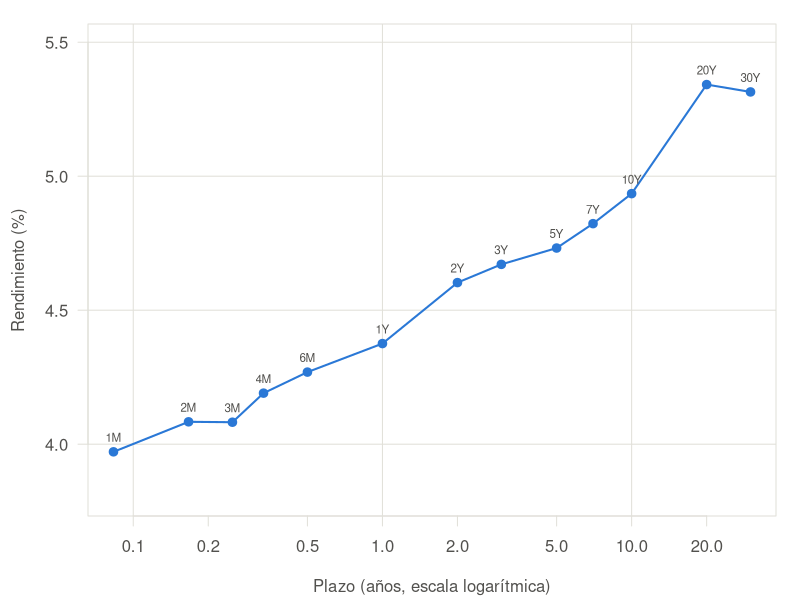
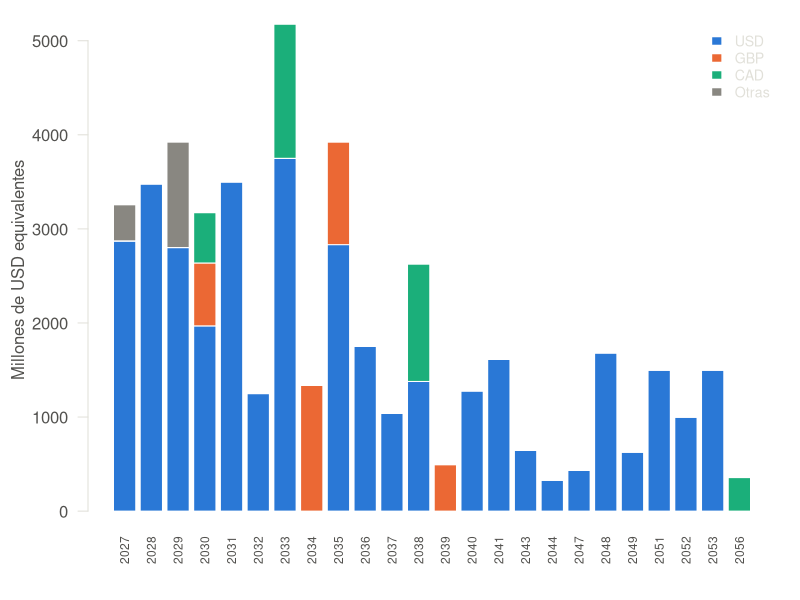
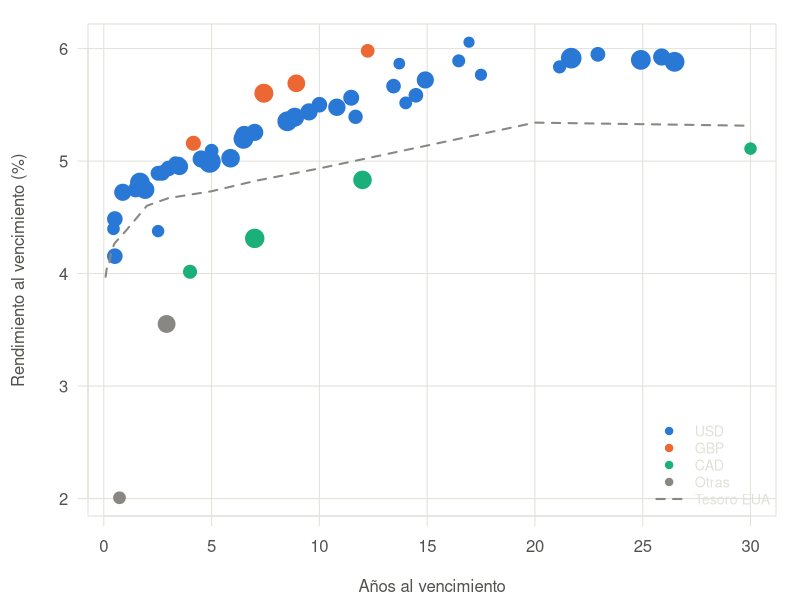
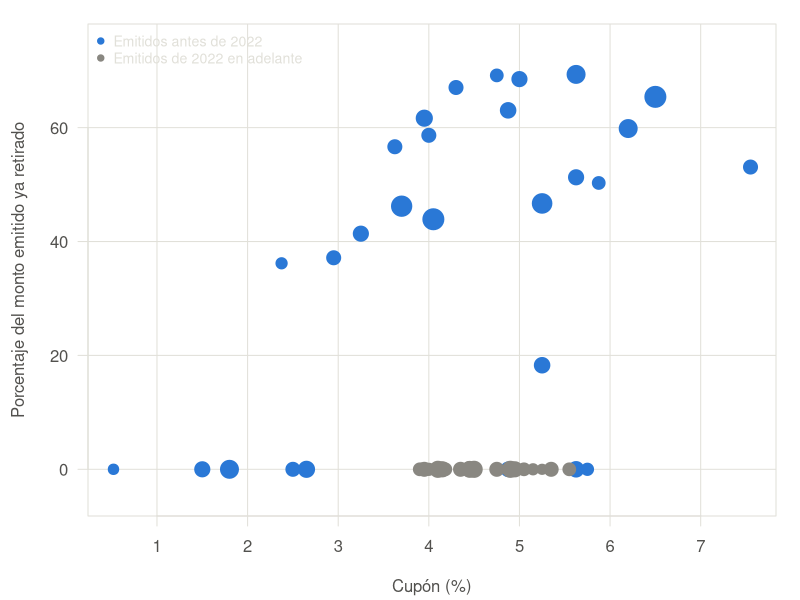
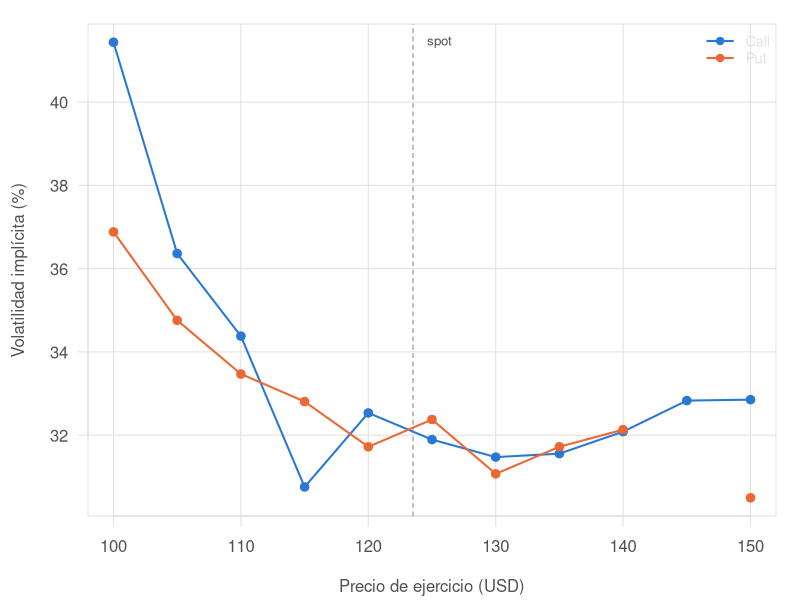
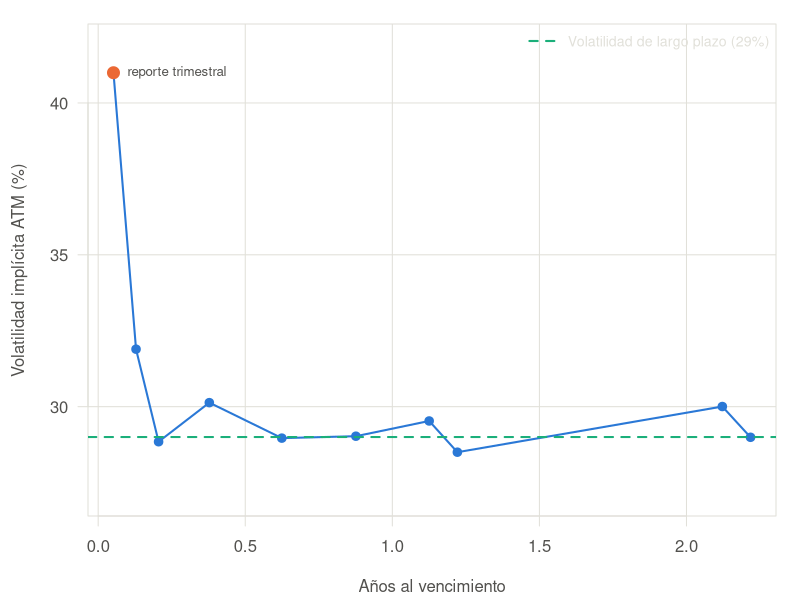
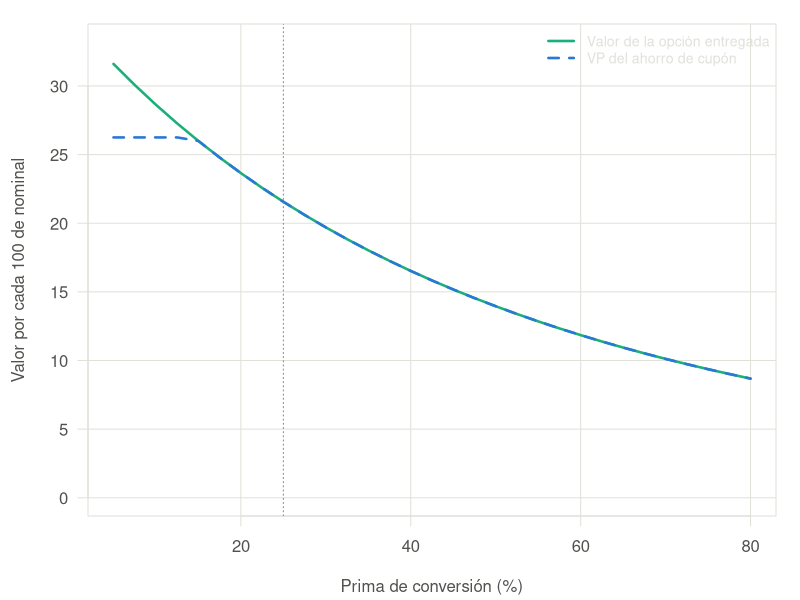

Write R code to recreate these figures, in order.
## ---- chunk 1
knitr::opts_chunk$set(echo = TRUE, warning = FALSE, message = FALSE,
                      fig.width = 9, fig.height = 5, fig.align = "center")

# Algunos entornos Linux arrancan R con locale "C", lo que rompe los acentos al
# imprimir data frames. Esto lo corrige sin afectar a Windows ni macOS.
if (!isTRUE(l10n_info()$`UTF-8`)) {
  for (lc in c("C.utf8", "en_US.UTF-8", "es_MX.UTF-8")) {
    try(Sys.setlocale("LC_ALL", lc), silent = TRUE)
    if (isTRUE(l10n_info()$`UTF-8`)) break
  }
}
# Paleta usada en todo el documento. Se define una sola vez y no se vuelve a tocar.
AZUL <- "#2a78d6"; NARANJA <- "#eb6834"; VERDE <- "#1baf7a"; GRIS <- "#898781"
REJILLA <- "#e1e0d9"; TINTA <- "#52514e"
panel <- function(...) { par(mar = c(4.2, 4.4, 1.2, 1.2), las = 1,
                            col.axis = TINTA, col.lab = TINTA, fg = REJILLA) }
pct <- function(x, d = 2) paste0(formatC(x, format = "f", digits = d), "%")
usd <- function(x, d = 0) paste0("$", formatC(x, format = "f", digits = d, big.mark = ","))
## ---- chunk 2
# ---- Parámetros de mercado (LSEG Workspace, corte 1-nov-2026) ----
S0      <- 123.51      # Cierre de WMT.O (NASDAQ) del viernes 30-oct-2026
DIV     <- 0.25        # Dividendo trimestral declarado
T_DIV   <- 40/365      # Días al ex-dividendo (11-dic-2026)
T_EXP   <- 47/365      # Días al vencimiento de opciones (18-dic-2026)
RF      <- 0.0403      # Tasa libre de riesgo a 47 días, de la curva del Tesoro
SIGMA_LP<- 0.29        # Volatilidad implícita de LEAPs (ene-2029)
Q_DIV   <- 0.0081      # Dividend yield prospectivo FY ene-2027
BETA    <- 0.54        # Beta 5 años mensual
WACC    <- 0.06425     # Costo promedio ponderado de capital

data.frame(Parametro = c("Spot WMT.O", "Dividendo trimestral", "Días a ex-dividendo",
                         "Días a vencimiento", "Tasa libre de riesgo", "Volatilidad LEAPs",
                         "Dividend yield", "Beta", "WACC"),
           Valor = c(usd(S0,2), usd(DIV,2), "40", "47", pct(RF*100), pct(SIGMA_LP*100),
                     pct(Q_DIV*100), "0.54", pct(WACC*100)))
## ---- chunk 3
data.frame(
  Bloque = c("Fundamentales", "Deuda bono por bono", "Cadena de opciones",
             "Curva del Tesoro", "Precio de la acción"),
  Aplicacion = c("Company Fundamentals", "Government and Corporate Bonds (GOVSRCH)",
                 "Option Watch (OPW)", "Government Bond Prices", "Overview / Quote"),
  Corte = c("FY2027 Q2 (31-jul-2026)", "23-oct-2026", "1-nov-2026",
            "1-nov-2026 (TRADEWEB)", "30-oct-2026"),
  Registros = c("24 trimestres", "53 emisiones + 26 papel comercial",
                "10 vencimientos", "13 plazos", "1"))
## ---- chunk 4
bonos <- data.frame(
  cpn = c(5.875,4.18213,4.1,0.52,3.95,3.9,3.7,1.5,4.15576,4,3.25,4.875,2.375,5.05,7.55,4,4.35,4.15,5.75,4.15,1.8,5.15,4.15,4.1,4.45,4.45,5.35,5.625,4.9,5.25,5.25,4.75,5.55,6.5,6.2,3.95,4.95,4.875,5.625,4.875,5,5.625,2.5,4,4.75,4.3,3.625,4.05,2.95,2.65,4.5,4.5,5.25),
  venc = c("2027-04-05","2027-04-28","2027-04-28","2027-07-16","2027-09-09","2028-04-15","2028-06-26","2028-09-22","2029-04-30","2029-04-30","2029-07-08","2029-09-21","2029-09-24","2029-10-23","2030-02-15","2030-04-15","2030-04-28","2030-10-23","2030-12-19","2031-04-30","2031-09-22","2031-10-23","2032-09-09","2033-04-15","2033-04-30","2033-10-23","2033-10-23","2034-03-27","2035-04-28","2035-09-01","2035-09-28","2036-04-30","2036-10-23","2037-08-15","2038-04-15","2038-06-28","2038-10-23","2039-01-19","2040-04-01","2040-07-08","2040-10-25","2041-04-15","2041-09-22","2043-04-11","2043-10-02","2044-04-22","2047-12-15","2048-06-29","2049-09-24","2051-09-22","2052-09-09","2053-04-15","2056-10-23"),
  emis = c("2007-04-05","2025-04-28","2025-04-28","2017-07-18","2022-09-09","2023-04-18","2018-06-27","2021-09-22","2026-04-30","2026-04-30","2019-04-23","2009-09-21","2019-09-24","2026-10-23","2000-02-15","2023-04-18","2025-04-28","2026-10-23","2000-12-19","2026-04-30","2021-09-22","2026-10-23","2022-09-09","2023-04-18","2026-04-30","2026-10-23","2026-10-23","2009-03-27","2025-04-28","2005-08-31","2004-09-29","2026-04-30","2026-10-23","2007-08-24","2008-04-15","2018-06-27","2026-10-23","2006-12-19","2010-04-01","2010-07-08","2010-10-25","2011-04-18","2021-09-22","2013-04-11","2013-10-02","2014-04-22","2017-10-20","2018-06-27","2019-09-24","2021-09-22","2022-09-09","2023-04-18","2026-10-23"),
  mon = c("USD","USD","USD","JPY","USD","USD","USD","USD","USD","USD","USD","EUR","USD","USD","USD","USD","USD","CAD","GBP","USD","USD","USD","USD","USD","USD","CAD","USD","GBP","USD","USD","GBP","USD","USD","USD","USD","USD","CAD","GBP","USD","USD","USD","USD","USD","USD","USD","USD","USD","USD","USD","USD","USD","USD","CAD"),
  vig = c(372.861,750,750,382.751,1000,750,1479.34,1250,350,650,732.761,1120.2,319.119,750,469.208,500,1000,535.408,668.601,1000,2000,500,1250,1500,1250,1427.76,1000,1337.2,1500,1332.76,1092.83,1000,750,1037.83,803.185,575.138,1249.29,494.278,609.01,276.218,393.46,613.035,1000,413.461,231.195,329.523,433.56,1682.68,628.527,1500,1000,1500,356.939),
  emitido = c(750,750,750,382.751,1000,750,2750,1250,350,650,1250,1120.2,500,750,1000,500,1000,535.408,668.601,1000,2000,500,1250,1500,1250,1427.76,1000,1337.2,1500,2500,1337.2,1000,750,3000,2000,1500,1249.29,1337.2,1250,750,1250,2000,1000,1000,750,1000,1000,3000,1000,1500,1000,1500,356.939),
  ytm = c(4.3984,4.1548,4.4854,2.0067,4.7228,4.7467,4.8098,4.746,4.3776,4.8917,4.8943,3.5519,4.9179,4.9345,4.9823,4.9776,4.9518,4.0161,5.1586,5.0186,4.9941,5.0924,5.0255,5.1974,5.231,4.313,5.2554,5.6034,5.3539,5.3905,5.6914,5.4375,5.5012,5.4786,5.5633,5.3938,4.8328,5.9805,5.6665,5.8665,5.5175,5.5851,5.7214,5.8914,6.0569,5.7676,5.8377,5.9151,5.9493,5.9,5.9254,5.8826,5.111),
  z = c(11.61,NA,17.89,54.04,31.29,16.36,18.64,5.62,NA,14.86,14.04,47.68,15.91,18,21.87,21.29,18.37,51.89,23.35,22.17,17.41,27.71,16.83,31.14,34.7,69.97,35.6,38.88,39.83,42.12,37.84,44.59,49.66,44.43,50.38,30.89,92.59,46.34,52.21,70.48,34.5,40.04,47.41,60.75,77.1,45.23,44.01,52.97,54.82,51.25,57.59,53.74,100.89),
  precio = c(100.633,100.12,99.8092,98.943,99.3448,98.8105,98.2378,94.1507,99.9959,97.9162,95.8834,103.58,93.1783,100.317,107.72,96.9185,98.0845,100.489,102.174,96.5316,86.2521,100.251,95.5925,94.0341,95.7362,100.819,100.547,100.124,96.9309,99.0143,96.941,94.9462,100.371,108.235,105.343,87.6078,101.057,90.499,99.609,90.7443,94.999,100.39,67.9794,80.2397,86.2742,83.9668,73.3246,77.3744,62.7413,57.8576,81.2486,81.5606,102.121)
  , stringsAsFactors = FALSE)
bonos$venc <- as.Date(bonos$venc); bonos$emis <- as.Date(bonos$emis)
CORTE <- as.Date("2026-10-23")
bonos$anios <- as.numeric(bonos$venc - CORTE) / 365.25
bonos$retirado <- 100 * (1 - bonos$vig / bonos$emitido)
bonos$grupo <- ifelse(bonos$mon == "USD", "USD",
               ifelse(bonos$mon == "GBP", "GBP",
               ifelse(bonos$mon == "CAD", "CAD", "Otras")))
cat("Emisiones:", nrow(bonos),
    "| Vigente:", usd(sum(bonos$vig), 1), "M",
    "| Emitido:", usd(sum(bonos$emitido), 1), "M\n")
## ---- chunk 5
opc <- data.frame(
  K       = c(100,105,110,115,120,125,130,135,140,145,150),
  c_bid   = c(24.10,19.30,14.85,10.40,7.65,5.00,3.00,1.76,1.00,0.51,0.29),
  c_ask   = c(24.70,19.90,15.45,11.25,7.90,5.20,3.25,1.90,1.12,0.73,0.35),
  c_iv    = c(41.4386,36.3626,34.3785,30.7554,32.5337,31.8928,31.4726,31.5559,32.0848,32.8301,32.8526),
  c_delta = c(0.9419,0.9150,0.8544,0.7743,0.6348,0.4938,0.3551,0.2378,0.1525,0.0959,0.0545),
  c_gamma = c(0.0066,0.0100,0.0155,0.0228,0.0269,0.0289,0.0273,0.0227,0.0170,0.0120,0.0078),
  c_vega  = c(0.0420,0.0656,0.0947,0.1255,0.1680,0.1747,0.1674,0.1474,0.1195,0.0890,0.0611),
  c_theta = c(-0.0276,-0.0349,-0.0443,-0.0504,-0.0669,-0.0666,-0.0618,-0.0538,-0.0438,-0.0332,-0.0200),
  c_oi    = c(1342,2659,4628,6721,11438,8269,6035,7207,7364,2762,2867),
  p_bid   = c(0.28,0.56,1.12,2.13,3.65,6.00,8.50,11.70,15.95,19.80,24.60),
  p_ask   = c(0.34,0.62,1.20,2.24,3.85,6.60,9.85,14.25,18.45,22.00,28.40),
  p_iv    = c(36.8819,34.7573,33.4685,32.8062,31.7194,32.3758,31.0706,31.7206,32.1334,NA,30.4955),
  p_delta = c(-0.0441,-0.0805,-0.1452,-0.2431,-0.3688,-0.5106,-0.6524,-0.7667,-0.8563,NA,-0.9867),
  p_gamma = c(0.0058,0.0099,0.0157,0.0221,0.0275,0.0284,0.0277,0.0230,0.0180,NA,0.0080),
  p_vega  = c(0.0436,0.0677,0.0969,0.1282,0.1687,0.1748,0.1667,0.1447,0.1106,NA,0.0161),
  p_theta = c(-0.0170,-0.0247,-0.0335,-0.0428,-0.0536,-0.0551,-0.0482,-0.0410,-0.0293,NA,-0.0028),
  p_oi    = c(7276,7969,8280,8942,4087,1559,223,2,2,0,0))
opc$c_mid <- (opc$c_bid + opc$c_ask) / 2
opc$p_mid <- (opc$p_bid + opc$p_ask) / 2
cat("Strikes:", nrow(opc), "| rango:", min(opc$K), "a", max(opc$K), "\n")
## ---- chunk 6
curva <- data.frame(
  plazo = c(0.0833, 0.1667, 0.25, 0.3333, 0.5, 1, 2, 3, 5, 7, 10, 20, 30),
  tenor = c("1M","2M","3M","4M","6M","1Y","2Y","3Y","5Y","7Y","10Y","20Y","30Y"),
  tasa  = c(3.9715, 4.0835, 4.0820, 4.1905, 4.2690, 4.3755,
            4.6030, 4.6710, 4.7320, 4.8230, 4.9350, 5.3420, 5.3145))

ust <- function(T) approx(curva$plazo, curva$tasa, xout = T, rule = 2)$y / 100

panel(); plot(curva$plazo, curva$tasa, type = "o", pch = 19, col = AZUL, lwd = 2,
     log = "x", xlab = "Plazo (años, escala logarítmica)", ylab = "Rendimiento (%)",
     ylim = c(3.8, 5.5), panel.first = grid(col = REJILLA, lty = 1))
text(curva$plazo, curva$tasa, curva$tenor, pos = 3, cex = 0.7, col = TINTA)
## ---- chunk 7
bonos$anio <- as.numeric(format(bonos$venc, "%Y"))
grupos <- c("USD", "GBP", "CAD", "Otras")
cols   <- c(AZUL, NARANJA, VERDE, GRIS)
tab <- tapply(bonos$vig, list(factor(bonos$grupo, grupos), bonos$anio), sum)
tab[is.na(tab)] <- 0

panel()
bp <- barplot(tab, col = cols, border = "white", las = 2, cex.names = 0.72,
              ylab = "Millones de USD equivalentes", xlab = "")
legend("topright", grupos, fill = cols, bty = "n", border = "white", cex = 0.85)
## ---- chunk 8
mon <- tapply(bonos$vig, factor(bonos$grupo, grupos), sum)
data.frame(Moneda = names(mon),
           Emisiones = as.vector(table(factor(bonos$grupo, grupos))),
           Vigente_MUSD = round(as.vector(mon), 1),
           Participacion = pct(100 * as.vector(mon) / sum(bonos$vig)))
## ---- chunk 9
panel()
plot(bonos$anios, bonos$ytm, pch = 19, cex = 0.6 + 2.2 * sqrt(bonos$vig / max(bonos$vig)),
     col = cols[match(bonos$grupo, grupos)],
     xlab = "Años al vencimiento", ylab = "Rendimiento al vencimiento (%)",
     panel.first = grid(col = REJILLA, lty = 1))
lines(curva$plazo, curva$tasa, col = GRIS, lwd = 2, lty = 2)
legend("bottomright", c(grupos, "Tesoro EUA"), col = c(cols, GRIS),
       pch = c(19,19,19,19,NA), lty = c(NA,NA,NA,NA,2), lwd = 2, bty = "n", cex = 0.85)
## ---- chunk 10
d33 <- bonos[format(bonos$venc, "%Y-%m") == "2033-10", ]
data.frame(Moneda = d33$mon, Cupon = pct(d33$cpn), YTM = pct(d33$ytm, 3),
           Z_spread_pb = round(d33$z, 1), Precio = d33$precio)
## ---- chunk 11
pre <- bonos[bonos$emis < as.Date("2022-01-01"), ]
pos <- bonos[bonos$emis >= as.Date("2022-01-01"), ]
panel()
plot(pre$cpn, pre$retirado, pch = 19, col = AZUL, ylim = c(-5, 75), xlim = range(bonos$cpn),
     cex = 0.6 + 2.2 * sqrt(pre$emitido / max(bonos$emitido)),
     xlab = "Cupón (%)", ylab = "Porcentaje del monto emitido ya retirado",
     panel.first = grid(col = REJILLA, lty = 1))
points(pos$cpn, pos$retirado, pch = 19, col = GRIS,
       cex = 0.6 + 2.2 * sqrt(pos$emitido / max(bonos$emitido)))
legend("topleft", c("Emitidos antes de 2022", "Emitidos de 2022 en adelante"),
       col = c(AZUL, GRIS), pch = 19, bty = "n", cex = 0.85)

bucket <- cut(pre$cpn, c(0, 3, 4.5, 99), labels = c("<3%", "3% a 4.5%", ">=4.5%"))
ret <- tapply(seq_len(nrow(pre)), bucket,
              function(i) sum(pre$retirado[i] * pre$emitido[i]) / sum(pre$emitido[i]))
data.frame(Cupon = levels(bucket),
           Emisiones = as.vector(table(bucket)),
           Emitido_MUSD = round(as.vector(tapply(pre$emitido, bucket, sum)), 0),
           Retirado = pct(as.vector(ret), 1))
## ---- chunk 12
baja <- bonos[bonos$cpn < 3, c("cpn","venc","emis","mon","vig","precio","ytm")]
baja <- baja[order(baja$venc), ]
names(baja) <- c("Cupon","Vence","Emitido","Moneda","Vigente_MUSD","Precio","YTM")
baja
## ---- chunk 13
cpn_bajo <- sum(baja$Cupon * baja$Vigente_MUSD) / sum(baja$Vigente_MUSD)
nueva    <- bonos[bonos$emis == as.Date("2026-10-23") & bonos$mon == "USD", ]
cpn_nuevo<- sum(nueva$cpn * nueva$vig) / sum(nueva$vig)
cat("Cupón promedio ponderado del bucket <3%:", pct(cpn_bajo, 3), "\n")
cat("Cupón promedio de la emisión del 23-oct en USD:", pct(cpn_nuevo, 3), "\n")
cat("Brecha de repreciación:", round((cpn_nuevo - cpn_bajo) * 100), "pb\n")
cat("Costo incremental anual al refinanciar:",
    usd((cpn_nuevo - cpn_bajo) / 100 * sum(baja$Vigente_MUSD), 1), "M\n")
## ---- chunk 14
# ---- Black-Scholes-Merton con dividendos discretos (modelo escrow, Hull cap. 15) ----
vp_div <- function(divs, r) if (length(divs) == 0) 0 else
  sum(sapply(divs, function(d) d$monto * exp(-r * d$t)))

bs <- function(S, K, T, r, sigma, tipo = "call", divs = list()) {
  Sa <- S - vp_div(divs, r)
  if (T <= 0 || sigma <= 0) return(max(if (tipo == "call") Sa - K else K - Sa, 0))
  d1 <- (log(Sa/K) + (r + 0.5*sigma^2)*T) / (sigma*sqrt(T)); d2 <- d1 - sigma*sqrt(T)
  if (tipo == "call") Sa*pnorm(d1) - K*exp(-r*T)*pnorm(d2)
  else                K*exp(-r*T)*pnorm(-d2) - Sa*pnorm(-d1)
}

vol_impl <- function(precio, S, K, T, r, tipo = "call", divs = list()) {
  f <- function(s) bs(S, K, T, r, s, tipo, divs) - precio
  if (f(1e-4) * f(5) > 0) return(NA_real_)
  uniroot(f, c(1e-4, 5), tol = 1e-10)$root
}
## ---- chunk 15
cal <- opc[opc$K >= 110 & opc$K <= 135, ]
prueba <- function(dias) {
  T <- dias/365; td <- min(T_DIV, T*0.85)
  d <- c(sapply(seq_len(nrow(cal)), function(i)
           vol_impl(cal$c_mid[i], S0, cal$K[i], T, RF, "call",
                    list(list(monto=DIV,t=td)))*100 - cal$c_iv[i]),
         sapply(seq_len(nrow(cal)), function(i)
           vol_impl(cal$p_mid[i], S0, cal$K[i], T, RF, "put",
                    list(list(monto=DIV,t=td)))*100 - cal$p_iv[i]))
  c(error_abs = mean(abs(d))*100, sesgo = mean(d)*100)
}
res <- t(sapply(c(49, 48, 47, 46, 45), prueba))
data.frame(Dias = c(49,48,47,46,45),
           Convencion = c("30-oct (último trade)","-","1-nov (fecha corriente)","-","-"),
           Error_abs_pb = round(res[,1], 1), Sesgo_pb = round(res[,2], 1))
## ---- chunk 16
DIVS <- list(list(monto = DIV, t = T_DIV))
val <- do.call(rbind, lapply(which(opc$K >= 110 & opc$K <= 135), function(i) {
  data.frame(K = opc$K[i],
    IV_call_nuestra = vol_impl(opc$c_mid[i], S0, opc$K[i], T_EXP, RF, "call", DIVS)*100,
    IV_call_LSEG = opc$c_iv[i],
    IV_put_nuestra = vol_impl(opc$p_mid[i], S0, opc$K[i], T_EXP, RF, "put", DIVS)*100,
    IV_put_LSEG = opc$p_iv[i])
}))
val$dif_call_pb <- round((val$IV_call_nuestra - val$IV_call_LSEG) * 100, 1)
val$dif_put_pb  <- round((val$IV_put_nuestra  - val$IV_put_LSEG)  * 100, 1)
val[, c("K","IV_call_nuestra","IV_call_LSEG","dif_call_pb","dif_put_pb")] <- 
  data.frame(val$K, round(val$IV_call_nuestra,4), val$IV_call_LSEG,
             val$dif_call_pb, val$dif_put_pb)
val[, c("K","IV_call_nuestra","IV_call_LSEG","dif_call_pb","dif_put_pb")]
## ---- chunk 17
panel()
plot(opc$K, opc$c_iv, type = "o", pch = 19, col = AZUL, lwd = 2,
     ylim = range(c(opc$c_iv, opc$p_iv), na.rm = TRUE),
     xlab = "Precio de ejercicio (USD)", ylab = "Volatilidad implícita (%)",
     panel.first = grid(col = REJILLA, lty = 1))
lines(opc$K, opc$p_iv, type = "o", pch = 19, col = NARANJA, lwd = 2)
abline(v = S0, col = GRIS, lty = 2)
text(S0, max(opc$c_iv, na.rm = TRUE), " spot", pos = 4, cex = 0.8, col = TINTA)
legend("topright", c("Call", "Put"), col = c(AZUL, NARANJA), lwd = 2, pch = 19,
       bty = "n", cex = 0.85)
## ---- chunk 18
term <- data.frame(
  venc = as.Date(c("2026-11-20","2026-12-18","2027-01-15","2027-03-19","2027-06-17",
                   "2027-09-17","2027-12-17","2028-01-21","2028-12-15","2029-01-19")),
  iv   = c(40.9952, 31.8928, 28.8456, 30.1326, 28.9643,
           29.0274, 29.5291, 28.5010, 30.0047, 28.9917))
term$anios <- as.numeric(term$venc - as.Date("2026-11-01")) / 365.25

panel()
plot(term$anios, term$iv, type = "o", pch = 19, col = AZUL, lwd = 2,
     xlab = "Años al vencimiento", ylab = "Volatilidad implícita ATM (%)",
     ylim = c(27, 42), panel.first = grid(col = REJILLA, lty = 1))
abline(h = SIGMA_LP*100, col = VERDE, lty = 2, lwd = 2)
points(term$anios[1], term$iv[1], pch = 19, col = NARANJA, cex = 1.6)
text(term$anios[1], term$iv[1], " reporte trimestral", pos = 4, cex = 0.8, col = TINTA)
legend("topright", "Volatilidad de largo plazo (29%)", col = VERDE, lty = 2, lwd = 2,
       bty = "n", cex = 0.85)
## ---- chunk 19
# ---- Árbol Cox-Ross-Rubinstein con dividendo discreto (escrow, Hull cap. 21) ----
crr <- function(S, K, T, r, sigma, N, tipo = "call", americana = TRUE, divs = list()) {
  dt <- T/N; u <- exp(sigma*sqrt(dt)); d <- 1/u
  p <- (exp(r*dt) - d)/(u - d); desc <- exp(-r*dt)
  Sx <- S - vp_div(divs, r)
  escrow <- function(i) { t <- i*dt
    if (length(divs) == 0) 0 else
      sum(sapply(divs, function(dv) if (dv$t > t) dv$monto*exp(-r*(dv$t - t)) else 0)) }
  intr <- if (tipo == "call") function(s) pmax(s - K, 0) else function(s) pmax(K - s, 0)
  j <- 0:N; ST <- Sx * u^j * d^(N - j) + escrow(N)
  V <- intr(ST)
  for (i in (N-1):0) {
    j <- 0:i; Si <- Sx * u^j * d^(i - j) + escrow(i)
    cont <- desc * (p*V[2:(i+2)] + (1-p)*V[1:(i+1)])
    V <- if (americana) pmax(cont, intr(Si)) else cont
  }
  V[1]
}

valuar <- function(S, K, T, r, sigma, N, tipo = "call", divs = list()) {
  eu <- crr(S, K, T, r, sigma, N, tipo, FALSE, divs)
  am <- crr(S, K, T, r, sigma, N, tipo, TRUE,  divs)
  c(europea = eu, americana = am, premio = am - eu)
}
## ---- chunk 20
# Validación contra el ejemplo de referencia de Hull (cap. 21):
# put americana, S=50, K=50, r=10%, sigma=40%, T=5 meses, N=5 -> 4.4886
cat("Put americana de Hull, N=5:", round(crr(50, 50, 5/12, 0.10, 0.40, 5, "put"), 4),
    "| referencia 4.4886\n")

bs_ref <- bs(S0, 125, T_EXP, RF, 0.318928, "call", DIVS)
conv <- sapply(c(10, 50, 100, 500, 1000, 2000), function(N)
          crr(S0, 125, T_EXP, RF, 0.318928, N, "call", FALSE, DIVS))
data.frame(N = c(10,50,100,500,1000,2000), Arbol = round(conv, 6),
           Black_Scholes = round(bs_ref, 6), Diferencia = round(conv - bs_ref, 6))
## ---- chunk 21
griegas_arbol <- function(S, K, T, r, sigma, N, tipo, divs, h = 0.01) {
  f <- function(s, rr) crr(S, K, T, rr, s, N, tipo, TRUE, divs)
  p0 <- f(sigma, r)
  dS <- 0.01
  pu <- crr(S+dS, K, T, r, sigma, N, tipo, TRUE, divs)
  pd <- crr(S-dS, K, T, r, sigma, N, tipo, TRUE, divs)
  c(precio = p0, delta = (pu - pd)/(2*dS), gamma = (pu - 2*p0 + pd)/dS^2,
    vega = (f(sigma+h, r) - f(sigma-h, r))/(2*h)/100,
    rho  = (f(sigma, r+1e-4) - f(sigma, r-1e-4))/(2e-4)/100)
}

gr <- do.call(rbind, lapply(c(115, 120, 125, 130), function(K) {
  i <- which(opc$K == K)
  gc <- griegas_arbol(S0, K, T_EXP, RF, opc$c_iv[i]/100, 600, "call", DIVS)
  gp <- griegas_arbol(S0, K, T_EXP, RF, opc$p_iv[i]/100, 600, "put",  DIVS)
  rbind(
    data.frame(K = K, Tipo = "call", Delta = round(gc["delta"],4), Delta_LSEG = opc$c_delta[i],
               Gamma = round(gc["gamma"],4), Gamma_LSEG = opc$c_gamma[i],
               Vega = round(gc["vega"],4),  Vega_LSEG = opc$c_vega[i]),
    data.frame(K = K, Tipo = "put",  Delta = round(gp["delta"],4), Delta_LSEG = opc$p_delta[i],
               Gamma = round(gp["gamma"],4), Gamma_LSEG = opc$p_gamma[i],
               Vega = round(gp["vega"],4),  Vega_LSEG = opc$p_vega[i]))
}))
rownames(gr) <- NULL
gr
## ---- chunk 22
ej <- do.call(rbind, lapply(c(115, 120, 125, 130, 135), function(K) {
  i <- which(opc$K == K)
  vc <- valuar(S0, K, T_EXP, RF, opc$c_iv[i]/100, 800, "call", DIVS)
  vp <- valuar(S0, K, T_EXP, RF, opc$p_iv[i]/100, 800, "put",  DIVS)
  data.frame(K = K,
             Call_europea = round(vc["europea"],4), Call_americana = round(vc["americana"],4),
             Premio_call = pct(100*vc["premio"]/vc["americana"], 3),
             Put_europea = round(vp["europea"],4), Put_americana = round(vp["americana"],4),
             Premio_put = pct(100*vp["premio"]/vp["americana"], 3))
}))
rownames(ej) <- NULL
ej
## ---- chunk 23
iv125 <- opc$c_iv[opc$K == 125]/100
exp_div <- do.call(rbind, lapply(c(0, 0.25, 0.75, 1.50, 2.50, 4.00), function(d) {
  dv <- if (d > 0) list(list(monto = d, t = T_DIV)) else list()
  v <- valuar(S0, 125, T_EXP, RF, iv125, 800, "call", dv)
  data.frame(Dividendo = usd(d, 2), Europea = round(v["europea"],5),
             Americana = round(v["americana"],5), Premio = round(v["premio"], 6))
}))
rownames(exp_div) <- NULL
exp_div
## ---- chunk 24
bono_recto <- function(cupon, anios, ytm, face = 100, f = 2) {
  n <- round(anios*f); c <- face*cupon/f; y <- ytm/f
  sum(c/(1+y)^(1:n)) + face/(1+y)^n
}
bs_q <- function(S, K, T, r, sigma, q) {
  d1 <- (log(S/K) + (r - q + 0.5*sigma^2)*T)/(sigma*sqrt(T)); d2 <- d1 - sigma*sqrt(T)
  S*exp(-q*T)*pnorm(d1) - K*exp(-r*T)*pnorm(d2)
}
convertible <- function(S, anios, ytm, sigma, q, prima, cupon, face = 100) {
  K <- S*(1+prima); ratio <- face/K; r <- ust(anios)
  list(K = K, ratio = ratio, bono = bono_recto(cupon, anios, ytm, face),
       opcion = ratio*bs_q(S, K, anios, r, sigma, q))
}
cupon_par <- function(S, anios, ytm, sigma, q, prima, face = 100) {
  f <- function(c) { v <- convertible(S, anios, ytm, sigma, q, prima, c, face)
                     v$bono + v$opcion - face }
  if (f(0) > 0) return(0)
  uniroot(f, c(0, ytm*2), tol = 1e-12)$root
}
## ---- chunk 25
CV_T <- 6; CV_YTM <- 0.0514; CV_PRIMA <- 0.25; CV_EMISION <- 1500
cp <- cupon_par(S0, CV_T, CV_YTM, SIGMA_LP, Q_DIV, CV_PRIMA)
cv <- convertible(S0, CV_T, CV_YTM, SIGMA_LP, Q_DIV, CV_PRIMA, cp)
data.frame(Concepto = c("Precio de conversión", "Acciones por 100 de nominal",
                        "Cupón a la par", "Rendimiento de deuda recta",
                        "Componente bono recto", "Componente opción", "Valor total"),
           Valor = c(usd(cv$K, 2), round(cv$ratio, 4), pct(cp*100, 3), pct(CV_YTM*100, 3),
                     round(cv$bono, 3), round(cv$opcion, 3), round(cv$bono + cv$opcion, 3)))
## ---- chunk 26
n <- CV_T*2; i <- CV_YTM/2; af <- sum(1/(1+i)^(1:n))
vp_ahorro <- (CV_YTM - cp) * CV_EMISION/2 * af
valor_opc <- cv$opcion/100 * CV_EMISION
data.frame(Concepto = c("Valor presente del ahorro de cupón",
                        "Valor de la opción entregada al tenedor", "Diferencia"),
           Millones_USD = c(round(vp_ahorro,1), round(valor_opc,1),
                            round(vp_ahorro - valor_opc,1)))
## ---- chunk 27
primas <- seq(0.05, 0.80, by = 0.025)
tr <- t(sapply(primas, function(p) {
  c <- cupon_par(S0, CV_T, CV_YTM, SIGMA_LP, Q_DIV, p)
  v <- convertible(S0, CV_T, CV_YTM, SIGMA_LP, Q_DIV, p, c)
  c(opcion = v$opcion, ahorro = (CV_YTM - c)/2 * 100 * af)
}))
panel()
plot(primas*100, tr[,"opcion"], type = "l", col = VERDE, lwd = 2.5,
     xlab = "Prima de conversión (%)", ylab = "Valor por cada 100 de nominal",
     ylim = c(0, max(tr)*1.05), panel.first = grid(col = REJILLA, lty = 1))
lines(primas*100, tr[,"ahorro"], col = AZUL, lwd = 2.5, lty = 2)
abline(v = CV_PRIMA*100, col = GRIS, lty = 3)
legend("topright", c("Valor de la opción entregada", "VP del ahorro de cupón"),
       col = c(VERDE, AZUL), lwd = 2.5, lty = c(1,2), bty = "n", cex = 0.85)
## ---- chunk 28
sv <- do.call(rbind, lapply(c(0.20, 0.24, 0.29, 0.34, 0.40), function(s) {
  c <- cupon_par(S0, CV_T, CV_YTM, s, Q_DIV, CV_PRIMA)
  v <- convertible(S0, CV_T, CV_YTM, s, Q_DIV, CV_PRIMA, c)
  data.frame(Volatilidad = pct(s*100, 0), Cupon_par = pct(c*100, 3),
             Bono = round(v$bono, 2), Opcion = round(v$opcion, 2),
             Ahorro_pb = round((CV_YTM - c)*1e4))
}))
rownames(sv) <- NULL
sv
## ---- chunk 29
acc <- CV_EMISION*1e6/(S0*(1+CV_PRIMA))/1e6
K1 <- S0*(1+CV_PRIMA); K2 <- S0*1.60
c1 <- bs_q(S0, K1, CV_T, ust(CV_T), SIGMA_LP, Q_DIV)
c2 <- bs_q(S0, K2, CV_T, ust(CV_T), SIGMA_LP, Q_DIV)
data.frame(Concepto = c("Strike comprado (prima 25%)", "Strike vendido (prima 60%)",
                        "Acciones subyacentes (millones)", "Prima pagada",
                        "Prima cobrada", "Costo neto", "Porcentaje de la emisión"),
           Valor = c(usd(K1,2), usd(K2,2), round(acc,2), usd(c1*acc,1), usd(c2*acc,1),
                     usd((c1-c2)*acc,1), pct((c1-c2)*acc/CV_EMISION*100)))
## ---- chunk 30
obj <- bonos[bonos$cpn == 2.65, ]
data.frame(Concepto = c("Emisión del convertible", "Objetivo de recompra",
                        "Precio de mercado", "Valor facial a retirar",
                        "Costo de la recompra", "Descuento capturado",
                        "Facial retirado por dólar", "Costo neto del call spread",
                        "Remanente"),
           Valor = c(usd(CV_EMISION,0), "Nota 2.65% con vencimiento 2051",
                     round(obj$precio,3), usd(obj$vig,1), usd(obj$vig*obj$precio/100,1),
                     usd(obj$vig*(1 - obj$precio/100),1), round(100/obj$precio,3),
                     usd((c1-c2)*acc,1),
                     usd(CV_EMISION - obj$vig*obj$precio/100 - (c1-c2)*acc,1)))
## ---- chunk 31
sessionInfo()
